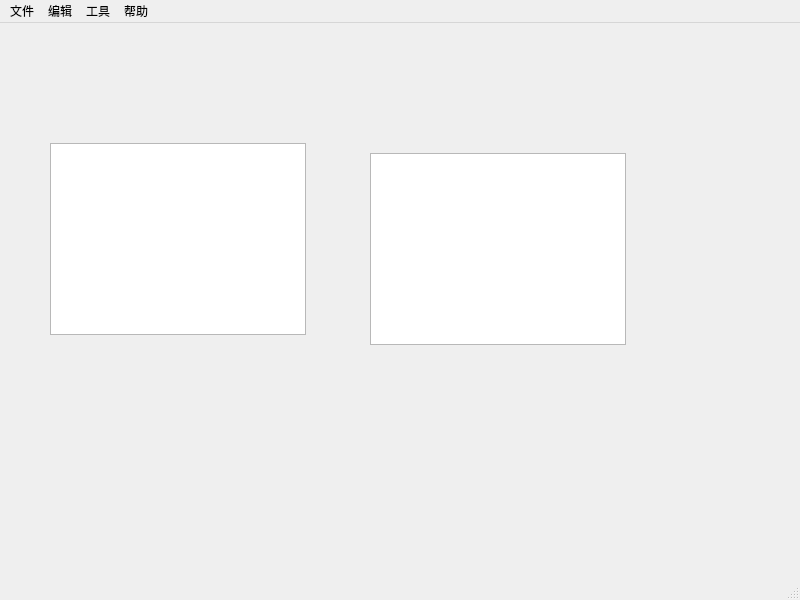
<?xml version="1.0" encoding="UTF-8"?>
<ui version="4.0">
 <class>MainWindow</class>
 <widget class="QMainWindow" name="MainWindow">
  <property name="geometry">
   <rect>
    <x>0</x>
    <y>0</y>
    <width>800</width>
    <height>600</height>
   </rect>
  </property>
  <property name="windowTitle">
   <string>网络安全开发平台</string>
  </property>
  <widget class="QWidget" name="centralwidget">
   <widget class="QListView" name="listView">
    <property name="geometry">
     <rect>
      <x>50</x>
      <y>120</y>
      <width>256</width>
      <height>192</height>
     </rect>
    </property>
   </widget>
   <widget class="QListWidget" name="listWidget">
    <property name="geometry">
     <rect>
      <x>370</x>
      <y>130</y>
      <width>256</width>
      <height>192</height>
     </rect>
    </property>
   </widget>
  </widget>
  <widget class="QMenuBar" name="menubar">
   <property name="geometry">
    <rect>
     <x>0</x>
     <y>0</y>
     <width>800</width>
     <height>26</height>
    </rect>
   </property>
   <widget class="QMenu" name="menu">
    <property name="title">
     <string>文件</string>
    </property>
   </widget>
   <widget class="QMenu" name="menu_2">
    <property name="title">
     <string>编辑</string>
    </property>
   </widget>
   <widget class="QMenu" name="menu_3">
    <property name="title">
     <string>工具</string>
    </property>
   </widget>
   <widget class="QMenu" name="menu_4">
    <property name="title">
     <string>帮助</string>
    </property>
   </widget>
   <addaction name="menu"/>
   <addaction name="menu_2"/>
   <addaction name="menu_3"/>
   <addaction name="menu_4"/>
  </widget>
  <widget class="QStatusBar" name="statusbar"/>
 </widget>
 <resources/>
 <connections/>
</ui>
